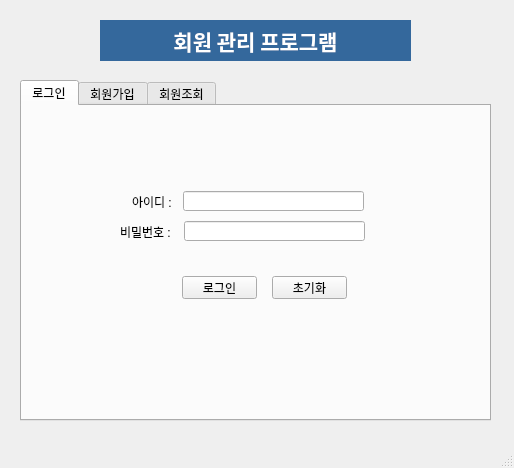
<?xml version="1.0" encoding="UTF-8"?>
<ui version="4.0">
 <class>MainWindow</class>
 <widget class="QMainWindow" name="MainWindow">
  <property name="geometry">
   <rect>
    <x>0</x>
    <y>0</y>
    <width>514</width>
    <height>468</height>
   </rect>
  </property>
  <property name="windowTitle">
   <string>MainWindow</string>
  </property>
  <widget class="QWidget" name="centralwidget">
   <widget class="QLabel" name="label">
    <property name="geometry">
     <rect>
      <x>100</x>
      <y>20</y>
      <width>311</width>
      <height>41</height>
     </rect>
    </property>
    <property name="font">
     <font>
      <family>맑은 고딕</family>
      <pointsize>16</pointsize>
      <weight>75</weight>
      <bold>true</bold>
     </font>
    </property>
    <property name="styleSheet">
     <string notr="true">background-color: rgb(52, 104, 156);
color: rgb(255, 255, 255);</string>
    </property>
    <property name="text">
     <string>회원 관리 프로그램</string>
    </property>
    <property name="alignment">
     <set>Qt::AlignCenter</set>
    </property>
   </widget>
   <widget class="QTabWidget" name="tabWidget">
    <property name="geometry">
     <rect>
      <x>20</x>
      <y>80</y>
      <width>471</width>
      <height>341</height>
     </rect>
    </property>
    <property name="currentIndex">
     <number>0</number>
    </property>
    <widget class="QWidget" name="tab">
     <attribute name="title">
      <string>로그인</string>
     </attribute>
     <widget class="QLabel" name="label_2">
      <property name="geometry">
       <rect>
        <x>110</x>
        <y>90</y>
        <width>56</width>
        <height>12</height>
       </rect>
      </property>
      <property name="text">
       <string>아이디 :</string>
      </property>
     </widget>
     <widget class="QLineEdit" name="loginid_edit">
      <property name="geometry">
       <rect>
        <x>161</x>
        <y>85</y>
        <width>181</width>
        <height>20</height>
       </rect>
      </property>
     </widget>
     <widget class="QLabel" name="label_3">
      <property name="geometry">
       <rect>
        <x>98</x>
        <y>120</y>
        <width>56</width>
        <height>12</height>
       </rect>
      </property>
      <property name="text">
       <string>비밀번호 :</string>
      </property>
     </widget>
     <widget class="QLineEdit" name="loginpw_edit">
      <property name="geometry">
       <rect>
        <x>162</x>
        <y>115</y>
        <width>181</width>
        <height>20</height>
       </rect>
      </property>
      <property name="echoMode">
       <enum>QLineEdit::Password</enum>
      </property>
     </widget>
     <widget class="QPushButton" name="login_btn">
      <property name="geometry">
       <rect>
        <x>160</x>
        <y>170</y>
        <width>75</width>
        <height>23</height>
       </rect>
      </property>
      <property name="text">
       <string>로그인</string>
      </property>
     </widget>
     <widget class="QPushButton" name="loginreset_btn">
      <property name="geometry">
       <rect>
        <x>250</x>
        <y>170</y>
        <width>75</width>
        <height>23</height>
       </rect>
      </property>
      <property name="text">
       <string>초기화</string>
      </property>
     </widget>
    </widget>
    <widget class="QWidget" name="tab_2">
     <attribute name="title">
      <string>회원가입</string>
     </attribute>
     <widget class="QLabel" name="label_4">
      <property name="geometry">
       <rect>
        <x>51</x>
        <y>50</y>
        <width>56</width>
        <height>12</height>
       </rect>
      </property>
      <property name="text">
       <string>아이디 :</string>
      </property>
     </widget>
     <widget class="QLineEdit" name="joinid_edit">
      <property name="geometry">
       <rect>
        <x>101</x>
        <y>45</y>
        <width>261</width>
        <height>20</height>
       </rect>
      </property>
     </widget>
     <widget class="QLabel" name="label_5">
      <property name="geometry">
       <rect>
        <x>39</x>
        <y>80</y>
        <width>56</width>
        <height>12</height>
       </rect>
      </property>
      <property name="text">
       <string>비밀번호 :</string>
      </property>
     </widget>
     <widget class="QLineEdit" name="joinpw_edit">
      <property name="geometry">
       <rect>
        <x>101</x>
        <y>75</y>
        <width>261</width>
        <height>20</height>
       </rect>
      </property>
      <property name="echoMode">
       <enum>QLineEdit::Password</enum>
      </property>
     </widget>
     <widget class="QLineEdit" name="joinname_edit">
      <property name="geometry">
       <rect>
        <x>102</x>
        <y>106</y>
        <width>261</width>
        <height>20</height>
       </rect>
      </property>
     </widget>
     <widget class="QLabel" name="label_6">
      <property name="geometry">
       <rect>
        <x>42</x>
        <y>111</y>
        <width>56</width>
        <height>12</height>
       </rect>
      </property>
      <property name="text">
       <string>     이름 :</string>
      </property>
     </widget>
     <widget class="QLineEdit" name="joinemail_edit">
      <property name="geometry">
       <rect>
        <x>101</x>
        <y>138</y>
        <width>261</width>
        <height>20</height>
       </rect>
      </property>
     </widget>
     <widget class="QLabel" name="label_7">
      <property name="geometry">
       <rect>
        <x>44</x>
        <y>143</y>
        <width>56</width>
        <height>12</height>
       </rect>
      </property>
      <property name="text">
       <string> 이메일 :</string>
      </property>
     </widget>
     <widget class="QLineEdit" name="joinage_edit">
      <property name="geometry">
       <rect>
        <x>101</x>
        <y>170</y>
        <width>261</width>
        <height>20</height>
       </rect>
      </property>
     </widget>
     <widget class="QLabel" name="label_8">
      <property name="geometry">
       <rect>
        <x>47</x>
        <y>175</y>
        <width>56</width>
        <height>12</height>
       </rect>
      </property>
      <property name="text">
       <string>   나이 :</string>
      </property>
     </widget>
     <widget class="QPushButton" name="join_btn">
      <property name="geometry">
       <rect>
        <x>131</x>
        <y>220</y>
        <width>75</width>
        <height>23</height>
       </rect>
      </property>
      <property name="text">
       <string>회원가입</string>
      </property>
     </widget>
     <widget class="QPushButton" name="joinreset_btn">
      <property name="geometry">
       <rect>
        <x>231</x>
        <y>220</y>
        <width>75</width>
        <height>23</height>
       </rect>
      </property>
      <property name="text">
       <string>초기화</string>
      </property>
     </widget>
     <widget class="QPushButton" name="idcheck_btn">
      <property name="geometry">
       <rect>
        <x>369</x>
        <y>44</y>
        <width>75</width>
        <height>23</height>
       </rect>
      </property>
      <property name="text">
       <string>ID CHECK</string>
      </property>
     </widget>
    </widget>
    <widget class="QWidget" name="tab_3">
     <attribute name="title">
      <string>회원조회</string>
     </attribute>
     <widget class="QPushButton" name="memberreset_btn">
      <property name="geometry">
       <rect>
        <x>232</x>
        <y>220</y>
        <width>75</width>
        <height>23</height>
       </rect>
      </property>
      <property name="text">
       <string>초기화</string>
      </property>
     </widget>
     <widget class="QLineEdit" name="memberage_edit">
      <property name="geometry">
       <rect>
        <x>102</x>
        <y>170</y>
        <width>261</width>
        <height>20</height>
       </rect>
      </property>
     </widget>
     <widget class="QLineEdit" name="memberpw_edit">
      <property name="geometry">
       <rect>
        <x>102</x>
        <y>75</y>
        <width>261</width>
        <height>20</height>
       </rect>
      </property>
     </widget>
     <widget class="QPushButton" name="membersearch_btn">
      <property name="geometry">
       <rect>
        <x>370</x>
        <y>44</y>
        <width>75</width>
        <height>23</height>
       </rect>
      </property>
      <property name="text">
       <string>회원조회</string>
      </property>
     </widget>
     <widget class="QLabel" name="label_16">
      <property name="geometry">
       <rect>
        <x>45</x>
        <y>143</y>
        <width>56</width>
        <height>12</height>
       </rect>
      </property>
      <property name="text">
       <string> 이메일 :</string>
      </property>
     </widget>
     <widget class="QLineEdit" name="memberid_edit">
      <property name="geometry">
       <rect>
        <x>102</x>
        <y>45</y>
        <width>261</width>
        <height>20</height>
       </rect>
      </property>
     </widget>
     <widget class="QLabel" name="label_17">
      <property name="geometry">
       <rect>
        <x>52</x>
        <y>50</y>
        <width>56</width>
        <height>12</height>
       </rect>
      </property>
      <property name="text">
       <string>아이디 :</string>
      </property>
     </widget>
     <widget class="QPushButton" name="membermodify_btn">
      <property name="geometry">
       <rect>
        <x>132</x>
        <y>220</y>
        <width>75</width>
        <height>23</height>
       </rect>
      </property>
      <property name="text">
       <string>정보수정</string>
      </property>
     </widget>
     <widget class="QLineEdit" name="membername_edit">
      <property name="geometry">
       <rect>
        <x>103</x>
        <y>106</y>
        <width>261</width>
        <height>20</height>
       </rect>
      </property>
     </widget>
     <widget class="QLabel" name="label_18">
      <property name="geometry">
       <rect>
        <x>43</x>
        <y>111</y>
        <width>56</width>
        <height>12</height>
       </rect>
      </property>
      <property name="text">
       <string>     이름 :</string>
      </property>
     </widget>
     <widget class="QLabel" name="label_19">
      <property name="geometry">
       <rect>
        <x>48</x>
        <y>175</y>
        <width>56</width>
        <height>12</height>
       </rect>
      </property>
      <property name="text">
       <string>   나이 :</string>
      </property>
     </widget>
     <widget class="QLineEdit" name="memberemail_edit">
      <property name="geometry">
       <rect>
        <x>102</x>
        <y>138</y>
        <width>261</width>
        <height>20</height>
       </rect>
      </property>
     </widget>
     <widget class="QLabel" name="label_20">
      <property name="geometry">
       <rect>
        <x>40</x>
        <y>80</y>
        <width>56</width>
        <height>12</height>
       </rect>
      </property>
      <property name="text">
       <string>비밀번호 :</string>
      </property>
     </widget>
    </widget>
   </widget>
  </widget>
  <widget class="QMenuBar" name="menubar">
   <property name="geometry">
    <rect>
     <x>0</x>
     <y>0</y>
     <width>514</width>
     <height>21</height>
    </rect>
   </property>
  </widget>
  <widget class="QStatusBar" name="statusbar"/>
 </widget>
 <tabstops>
  <tabstop>tabWidget</tabstop>
  <tabstop>loginid_edit</tabstop>
  <tabstop>loginpw_edit</tabstop>
  <tabstop>login_btn</tabstop>
  <tabstop>loginreset_btn</tabstop>
  <tabstop>joinid_edit</tabstop>
  <tabstop>joinpw_edit</tabstop>
  <tabstop>joinname_edit</tabstop>
  <tabstop>joinemail_edit</tabstop>
  <tabstop>joinage_edit</tabstop>
  <tabstop>join_btn</tabstop>
  <tabstop>loginid_edit_2</tabstop>
  <tabstop>loginpw_edit_2</tabstop>
  <tabstop>login_btn_2</tabstop>
  <tabstop>loginreset_btn_2</tabstop>
  <tabstop>lineEdit_6</tabstop>
  <tabstop>lineEdit_7</tabstop>
  <tabstop>lineEdit_8</tabstop>
  <tabstop>lineEdit_9</tabstop>
  <tabstop>lineEdit_10</tabstop>
  <tabstop>pushButton_2</tabstop>
  <tabstop>joinreset_btn</tabstop>
  <tabstop>idcheck_btn</tabstop>
  <tabstop>memberreset_btn</tabstop>
  <tabstop>memberid_edit</tabstop>
  <tabstop>membersearch_btn</tabstop>
  <tabstop>memberpw_edit</tabstop>
  <tabstop>membername_edit</tabstop>
  <tabstop>memberemail_edit</tabstop>
  <tabstop>memberage_edit</tabstop>
  <tabstop>membermodify_btn</tabstop>
 </tabstops>
 <resources/>
 <connections/>
</ui>
